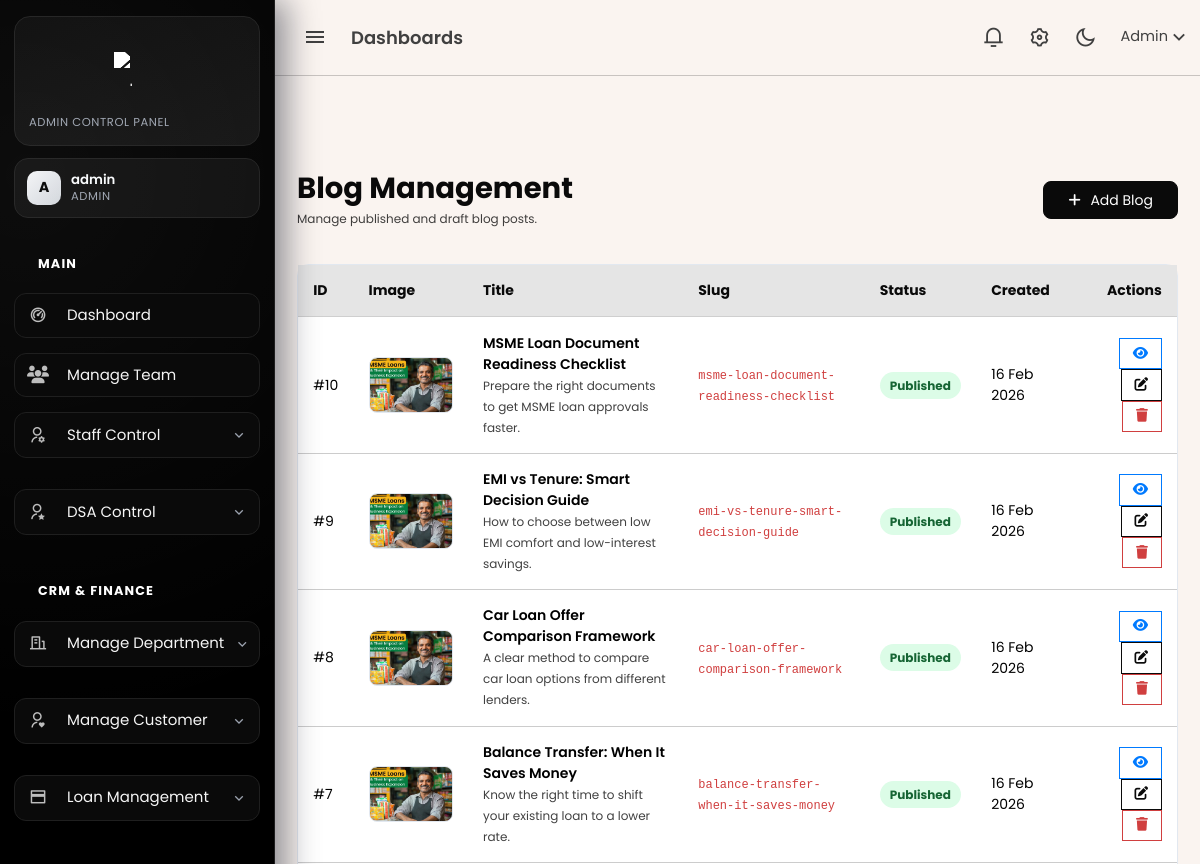
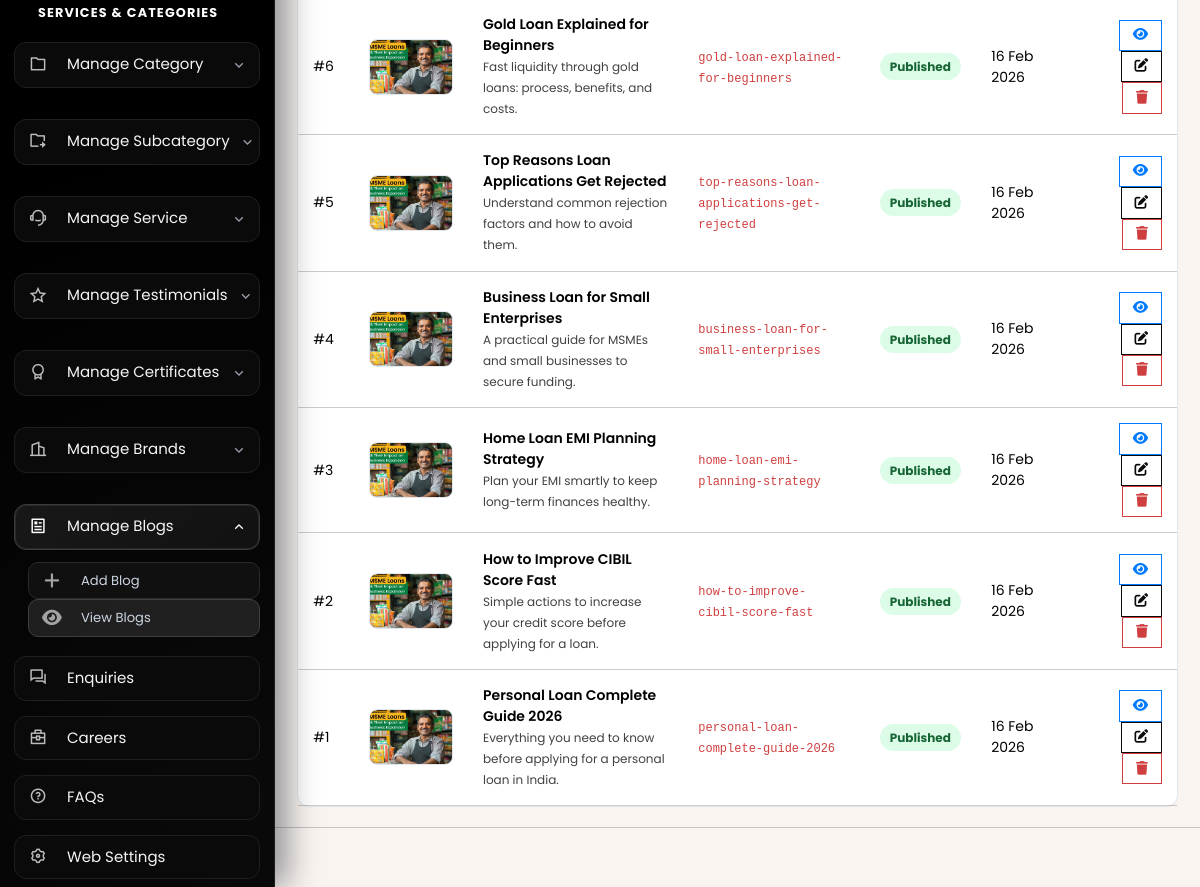
Screenshot of /admin/blogs.php (signed in) with the database file from the repository (2 pictures, top to bottom).
### tables this page shows
CREATE TABLE `blogs` (
  `id` int(11) NOT NULL,
  `title` varchar(255) NOT NULL,
  `slug` varchar(255) NOT NULL,
  `short_description` text DEFAULT NULL,
  `content` longtext NOT NULL,
  `featured_image` varchar(255) DEFAULT NULL,
  `status` tinyint(1) NOT NULL DEFAULT 1 COMMENT '1=published,0=draft',
  `created_by` int(11) DEFAULT NULL,
  `created_at` timestamp NOT NULL DEFAULT current_timestamp(),
  `updated_at` timestamp NOT NULL DEFAULT current_timestamp() ON UPDATE current_timestamp()
);

### admin/blogs.php (the view, shortened to what this page needs)
<?php
include 'header.php';
include 'topbar.php';
include 'sidebar.php';
$blogs = mysqli_query(
    $conn,
    "SELECT id, title, slug, short_description, featured_image, status, created_at
     FROM blogs
     ORDER BY id DESC"
);
if (!function_exists('blogExcerpt')) {
    function blogExcerpt($text, $limit = 90) {
        $clean = trim(strip_tags((string) $text));
        if (strlen($clean) <= $limit) {
            return $clean;
        }
        return substr($clean, 0, $limit) . '...';
    }
}
?>
<div class="content-page">
    <div class="content">
        <div class="container-fluid pt-5">
            <div class="d-flex justify-content-between align-items-center mb-4">
                <div>
                    <h2 class="fw-bold text-dark mb-1">Blog Management</h2>
                    <p class="text-muted small mb-0">Manage published and draft blog posts.</p>
                </div>
                <a href="blog_add.php" class="btn btn-dark rounded-3 px-3">
                    <i class="fas fa-plus me-1"></i> Add Blog
                </a>
            </div>
            <div class="card card-modern">
                <div class="card-body p-0">
                    <div class="table-responsive">
                        <table class="table table-hover align-middle mb-0">
                            <thead class="table-light">
                                <tr>
                                    <th>ID</th>
                                    <th>Image</th>
                                    <th>Title</th>
                                    <th>Slug</th>
                                    <th>Status</th>
                                    <th>Created</th>
                                    <th class="text-end">Actions</th>
                                </tr>
                            </thead>
                            <tbody>
                                <?php if ($blogs && mysqli_num_rows($blogs) > 0): ?>
                                    <?php while ($blog = mysqli_fetch_assoc($blogs)): ?>
                                        <tr>
                                            <td>#<?= (int) $blog['id'] ?></td>
                                            <td>
                                                <?php if (!empty($blog['featured_image'])): ?>
                                                    <img src="../<?= htmlspecialchars($blog['featured_image']) ?>" alt="Blog" class="blog-thumb">
                                                <?php else: ?>
                                                    <span class="text-muted small">No image</span>
                                                <?php endif; ?>
                                            </td>
                                            <td>
                                                <div class="fw-semibold"><?= htmlspecialchars($blog['title']) ?></div>
                                                <small class="text-muted"><?= htmlspecialchars(blogExcerpt($blog['short_description'])) ?></small>
                                            </td>
                                            <td><code><?= htmlspecialchars($blog['slug']) ?></code></td>
                                            <td>
                                                <span class="badge-status <?= ((int) $blog['status'] === 1) ? 'badge-published' : 'badge-draft' ?>">
                                                    <?= ((int) $blog['status'] === 1) ? 'Published' : 'Draft' ?>
                                                </span>
                                            </td>
                                            <td><?= date('d M Y', strtotime((string) $blog['created_at'])) ?></td>
                                            <td class="text-end">
                                                <a href="../blog-details.php?slug=<?= urlencode((string) $blog['slug']) ?>" target="_blank" class="btn btn-sm btn-outline-primary" title="View">
                                                    <i class="fas fa-eye"></i>
                                                </a>
                                                <a href="blog_edit.php?id=<?= (int) $blog['id'] ?>" class="btn btn-sm btn-outline-dark" title="Edit">
                                                    <i class="fas fa-edit"></i>
                                                </a>
                                                <a href="db/delete/blog_delete.php?id=<?= (int) $blog['id'] ?>" class="btn btn-sm btn-outline-danger" title="Delete" onclick="return confirm('Delete this blog post?');">
                                                    <i class="fas fa-trash"></i>
                                                </a>
                                            </td>
                                        </tr>
                                    <?php endwhile; ?>
                                <?php else: ?>
                                    <tr>
                                        <td colspan="7" class="text-center py-4 text-muted">No blogs found.</td>
                                    </tr>
                                <?php endif; ?>
                            </tbody>
                        </table>
                    </div>
                </div>
            </div>
        </div>
    </div>
</div>
<?php include 'footer.php'; ?>

### rows the page displays
blogs: id "10", featured_image (picture), title "MSME Loan Document Readiness Checklist", short_description "Prepare the right documents to get MSME loan approvals faster.", slug "msme-loan-document-readiness-checklist", status "Published", created_at "16 Feb 2026"
blogs: id "9", featured_image (picture), title "EMI vs Tenure: Smart Decision Guide", short_description "How to choose between low EMI comfort and low-interest savings.", slug "emi-vs-tenure-smart-decision-guide", status "Published", created_at "16 Feb 2026"
blogs: id "8", featured_image (picture), title "Car Loan Offer Comparison Framework", short_description "A clear method to compare car loan options from different lenders.", slug "car-loan-offer-comparison-framework", status "Published", created_at "16 Feb 2026"
blogs: id "7", featured_image (picture), title "Balance Transfer: When It Saves Money", short_description "Know the right time to shift your existing loan to a lower rate.", slug "balance-transfer-when-it-saves-money", status "Published", created_at "16 Feb 2026"
blogs: id "6", featured_image (picture), title "Gold Loan Explained for Beginners", short_description "Fast liquidity through gold loans: process, benefits, and costs.", slug "gold-loan-explained-for-beginners", status "Published", created_at "16 Feb 2026"
blogs: id "5", featured_image (picture), title "Top Reasons Loan Applications Get Rejected", short_description "Understand common rejection factors and how to avoid them.", slug "top-reasons-loan-applications-get-rejected", status "Published", created_at "16 Feb 2026"
blogs: id "4", featured_image (picture), title "Business Loan for Small Enterprises", short_description "A practical guide for MSMEs and small businesses to secure funding.", slug "business-loan-for-small-enterprises", status "Published", created_at "16 Feb 2026"
blogs: id "3", featured_image (picture), title "Home Loan EMI Planning Strategy", short_description "Plan your EMI smartly to keep long-term finances healthy.", slug "home-loan-emi-planning-strategy", status "Published", created_at "16 Feb 2026"
blogs: id "2", featured_image (picture), title "How to Improve CIBIL Score Fast", short_description "Simple actions to increase your credit score before applying for a loan.", slug "how-to-improve-cibil-score-fast", status "Published", created_at "16 Feb 2026"
blogs: id "1", featured_image (picture), title "Personal Loan Complete Guide 2026", short_description "Everything you need to know before applying for a personal loan in India.", slug "personal-loan-complete-guide-2026", status "Published", created_at "16 Feb 2026"

### other values shown
$admin_sidebar_initial "A"
$admin_sidebar_name "admin"
$admin_sidebar_role "ADMIN"
